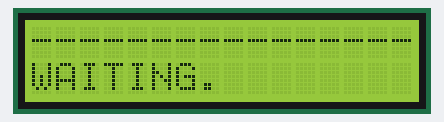
Bench run of a sketch on a simulated Arduino Uno, built with avr-gcc and run on an emulated ATmega328P. Parts: 16×2 character LCD. WiFi joins after 1.5 s; servers stay silent unless stated; uploads are accepted with an empty reply; what the sketch prints to the serial monitor is not drawn.

Above: at 2.8 s.
At 7.2 s:
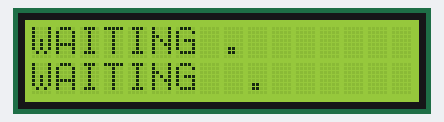
At 13.7 s:
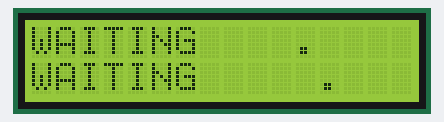
At 20.3 s:
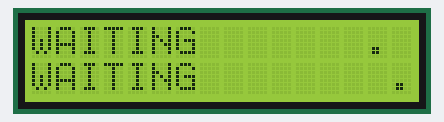
At 26.8 s:
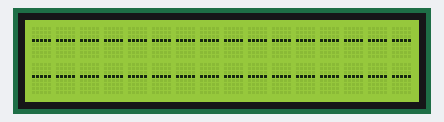
At 37.7 s:
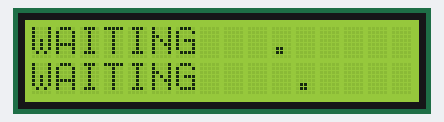

The sketch:

serial_message_to_lcd.ino
```cpp
#include <LiquidCrystal.h>               // include lcd library code
LiquidCrystal lcd(8, 9, 7, 6, 5, 4);     // initialize the library with the numbers of the interface pins

#include <SPI.h>
#include <Ethernet.h>
byte mac[] = {  0x00, 0xAA, 0xBB, 0xCC, 0xDE, 0x02 };  // Enter a MAC address for controller
char serverName[] = "ve.lifeforms.ie";
EthernetClient client;                   // Initialize the Ethernet client library

unsigned long lastConnectionTime = 0;          // last time you connected to the server, in milliseconds
boolean lastConnected = false;                 // state of the connection last time through the main loop
const unsigned long postingInterval = 10*1000;  // delay between updates, in milliseconds

unsigned long lastLCDChange = 0;          // last time you connected to the server, in milliseconds
const unsigned long lcdInterval = 2*1000;  // delay between updates, in milliseconds

//boolean serverChecked = false;

int currentLetter = 0;
int currentLine = 0;
int currentLineDisplay = 0;
int numLines = 10;
String tempString = "";

String line_0 = "----------------";   // "String 0" etc are strings to store - change to suit.
String line_1 = "WAITING.        ";
String line_2 = "WAITING .       ";
String line_3 = "WAITING  .      ";
String line_4 = "WAITING   .     ";
String line_5 = "WAITING    .    ";
String line_6 = "WAITING     .   ";
String line_7 = "WAITING      .  ";
String line_8 = "WAITING       . ";
String line_9 = "WAITING        .";
String line_10 = "WAITING         ";

boolean readingMessage = false;

String lcd_lines[] = { line_0, line_1, line_2, line_3, line_4, line_5, line_6, line_7, line_8, line_9, line_10 };

void setup() {
  Serial.begin(9600);

  lcd.begin(16, 2);                      // set up the LCD's number of columns and rows
  lcd.setCursor(0, 0);

  // start the Ethernet connection:
  if (Ethernet.begin(mac) == 0) {
    lcd.clear();
    lcd.println("Failed to configure Ethernet using DHCP");
    // no point in carrying on, so do nothing forevermore:
    while(true);
  }
  // give the Ethernet shield a second to initialize:
  delay(1000);

  lcd.clear();
  lcd.print("Connecting...");
}

void loop() {
  // if there are incoming bytes available
  // from the server, read them and print them:
  if (client.available()) {
    char c = client.read();
    Serial.print(c);
    if (c == 126) {
      if (readingMessage) {
        //-- END MESSAGE
        readingMessage = false;
        numLines = currentLine;
      } else {
        //-- START MESSAGE
        currentLetter = 0;
        currentLine = 0;
        readingMessage = true;
        lcd_lines[currentLine] = "";
      }
    } else if (readingMessage) {
      //-- READING MESSAGE
      if (currentLetter > 15) {
        //Next Line
        currentLetter = 0;
        currentLine++;
        if (currentLine > 10) {
          // Message too long, ABORT ???
          readingMessage = false;
          numLines = 10;
          currentLine = 0;
          client.stop();
          return;
        }
        lcd_lines[currentLine] = "";
      }
        if (c == '\n' || c == '\r') c = ' ';
        lcd_lines[currentLine] = lcd_lines[currentLine] + c;
        currentLetter++;

      //if (readingMessage) lcd.print(c);
    }
  }

  // if there's no net connection, but there was one last time
  // through the loop, then stop the client:
  if (!client.connected() && lastConnected) {
    client.stop();
  }

  // if you're not connected, and ten seconds have passed since
  // your last connection, then connect again and send data:
  if(!client.connected() && (millis() - lastConnectionTime > postingInterval)) {
    httpRequest();
  }
  // store the state of the connection for next time through
  // the loop:
  lastConnected = client.connected();

  if((millis() - lastLCDChange > lcdInterval) && !readingMessage) {
    lcdUpdate();
  }
}

// this method makes a HTTP connection to the server:
void httpRequest() {
  // if there's a successful connection:
  if (client.connect(serverName, 80)) {
    client.println("GET /arduino/data.txt HTTP/1.0");
    client.println();

    // note the time that the connection was made:
    lastConnectionTime = millis();
  }
  else {
    lcd.clear();
    lcd.setCursor(0,0);
    lcd.print(" - CONNECTION - ");
    lcd.setCursor(1,0);
    lcd.print("   - ERROR -    ");
    client.stop();
  }
}

// Update LCD
void lcdUpdate() {
  Serial.println(numLines + "LINES ----------------");
  for (int i=0; i <= numLines; i++){
    Serial.println("::" + lcd_lines[i]);
  }
  lcd.clear();
  lcd.setCursor(0,0);
  if (currentLineDisplay < 0) {
    lcd.print("----------------");
  } else {
    lcd.print(lcd_lines[currentLineDisplay]);
  }
  lcd.setCursor(0,1);
  if (currentLineDisplay == numLines) {
    lcd.print("----------------");
  } else {
    lcd.print(lcd_lines[currentLineDisplay+1]);
  }
  currentLineDisplay++;
  if (currentLineDisplay > numLines) currentLineDisplay = -1;
  lastLCDChange = millis();
}
```

Measured:
- what the display in image 0 shows lasts 2.2 s, from 2.7 s to 4.9 s
